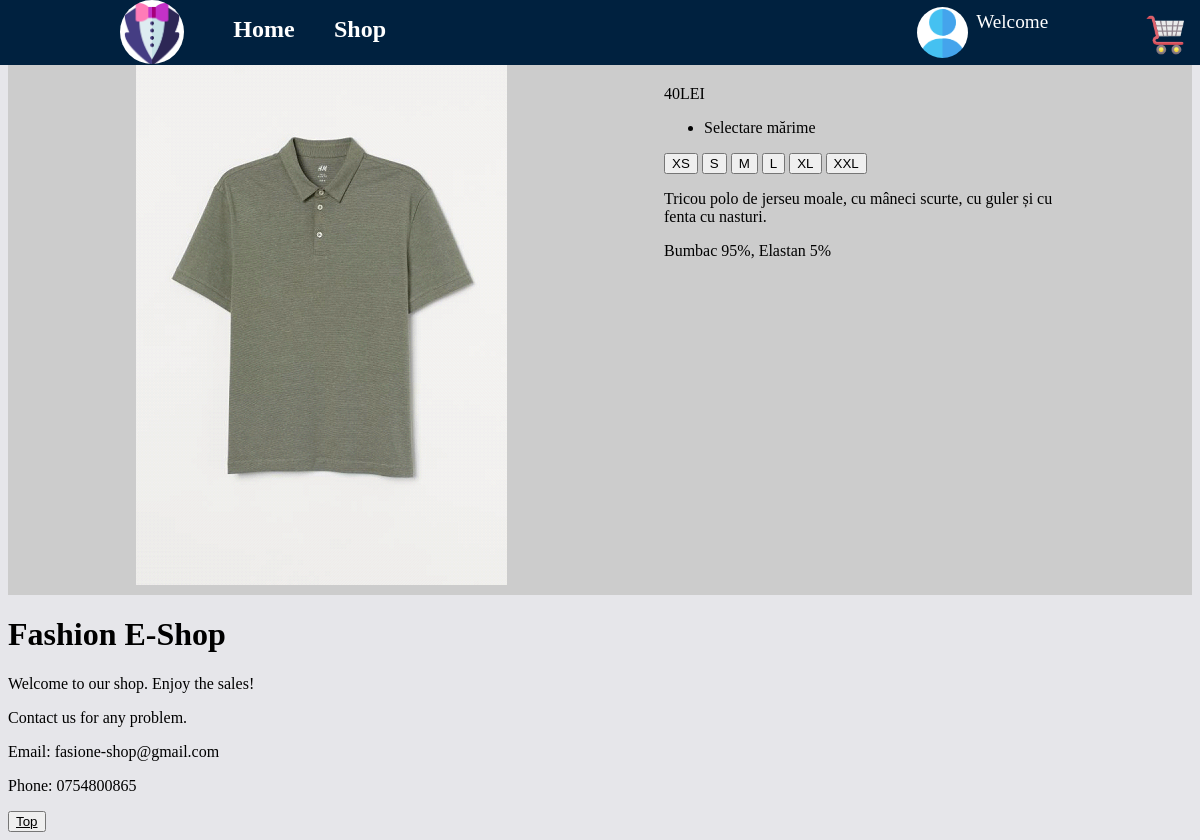
The app's page /details.php?prd=1 with its own data.
### tables this page shows
CREATE TABLE `products` (
  `id` int(32) NOT NULL,
  `denumire` varchar(50) NOT NULL,
  `descriere` varchar(400) NOT NULL,
  `compozitie` varchar(100) NOT NULL,
  `categorie` varchar(30) NOT NULL,
  `pret` int(10) NOT NULL
);

### details.php (the view, shortened to what this page needs)
<!DOCTYPE html>
<?php
$mysql = new mysqli (
	'localhost',
	'root',
	'',
	'shop'
	);
?>
<html>
	<head lang="en">
		<link href="styles/style_menu.css" rel="stylesheet">
		<link href="styles/style_shop.css" rel="stylesheet">
	</head>
	<body>
		<?php
        include ('menu.php')
		?>
		<div class="main">
		<div class="wrapper2">
                <?php
                $prd = $_REQUEST["prd"];
                if (!($rez = $mysql->query ('select id,denumire,descriere,compozitie,pret from products where id='.$prd))) {
                    die ('A survenit o eroare la interogare');
                }
                while ($inreg = $rez->fetch_assoc()) {
                    echo('
    <img src="img/Products/'.$inreg['id'].'.png">
	<div class="detail">
	<section class="name-price">
							<h1 class="name-product">'.$inreg['denumire'].'</h1>
							<div class="price"><div class="price-product">
            <span class="price-value">'.$inreg['pret'].'LEI</span>
            </div>
    </div>
	</section>
	<ul class="marime" >
    <li class="item  " data-code="">
    <div class="picker-option">
		<text class="value">Selectare mărime</text>
	</div>
	</li>
	</ul>
	<div class="pick-option">
		<button type="button" class="option"><span class="value  ">XS</span></button>
		<button type="button" class="option"><span class="value  ">S</span></button>
		<button type="button" class="option"><span class="value  ">M</span></button>
		<button type="button" class="option"><span class="value  ">L</span></button>
		<button type="button" class="option"><span class="value  ">XL</span></button>
		<button type="button" class="option"><span class="value  ">XXL</span></button>
	</div>
	<p class="product-details">'.$inreg['descriere'].'</p>
	<p class="product-details">'.$inreg['compozitie'].'</p>
                            ');
                }
                ?>
            </div>
		</div>
	<div class="footer-bottom">
		<div class="footer-content">
			<h1 class= "logo-text"><span>Fashion E-Shop</span></h1>
				<p> Welcome to our shop. Enjoy the sales! </p>
				<p> Contact us for any problem. </p>
				<p> Email: fasione-shop@gmail.com </p>
				<p> Phone: 0754800865 </p>
		</div>
	</div>
	<button id="myBtn"><a href="#top" style="color: black">Top</a></button>
	</body>
</html>

### styles/style_menu.css (style rules this page uses)
html { background-color: #E6E6EA; }

### styles/style_shop.css (style rules this page uses)
.wrapper2 { display: grid; justify-content: space-evenly; grid-template-columns: 400px 400px; grid-gap: 10px; background-color: #CCCCCC; padding: 10px; overflow: hidden; }

### records on screen
products: pret "40", descriere "Tricou polo de jerseu moale, cu mâneci scurte, cu guler și cu fenta cu nasturi.", compozitie "Bumbac 95%, Elastan 5%"

### other values on screen
$name "Welcome"
